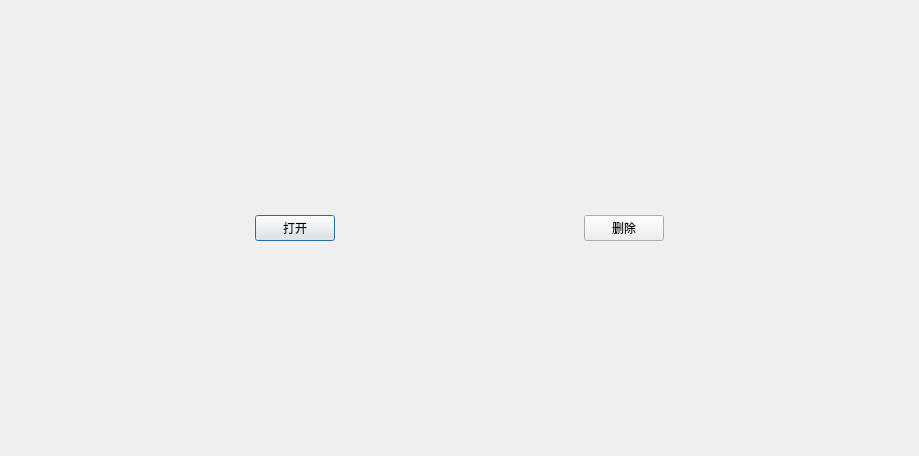
<?xml version="1.0" encoding="UTF-8"?>
<ui version="4.0">
 <class>History</class>
 <widget class="QDialog" name="History">
  <property name="geometry">
   <rect>
    <x>0</x>
    <y>0</y>
    <width>919</width>
    <height>456</height>
   </rect>
  </property>
  <property name="windowTitle">
   <string>Dialog</string>
  </property>
  <layout class="QVBoxLayout" name="verticalLayout_2">
   <item>
    <layout class="QVBoxLayout" name="verticalLayout"/>
   </item>
   <item>
    <layout class="QHBoxLayout" name="horizontalLayout">
     <item>
      <spacer name="horizontalSpacer">
       <property name="orientation">
        <enum>Qt::Horizontal</enum>
       </property>
       <property name="sizeHint" stdset="0">
        <size>
         <width>40</width>
         <height>20</height>
        </size>
       </property>
      </spacer>
     </item>
     <item>
      <widget class="QPushButton" name="open">
       <property name="text">
        <string>打开</string>
       </property>
      </widget>
     </item>
     <item>
      <spacer name="horizontalSpacer_2">
       <property name="orientation">
        <enum>Qt::Horizontal</enum>
       </property>
       <property name="sizeHint" stdset="0">
        <size>
         <width>40</width>
         <height>20</height>
        </size>
       </property>
      </spacer>
     </item>
     <item>
      <widget class="QPushButton" name="deleter">
       <property name="text">
        <string>删除</string>
       </property>
      </widget>
     </item>
     <item>
      <spacer name="horizontalSpacer_3">
       <property name="orientation">
        <enum>Qt::Horizontal</enum>
       </property>
       <property name="sizeHint" stdset="0">
        <size>
         <width>40</width>
         <height>20</height>
        </size>
       </property>
      </spacer>
     </item>
    </layout>
   </item>
  </layout>
 </widget>
 <resources/>
 <connections/>
</ui>
